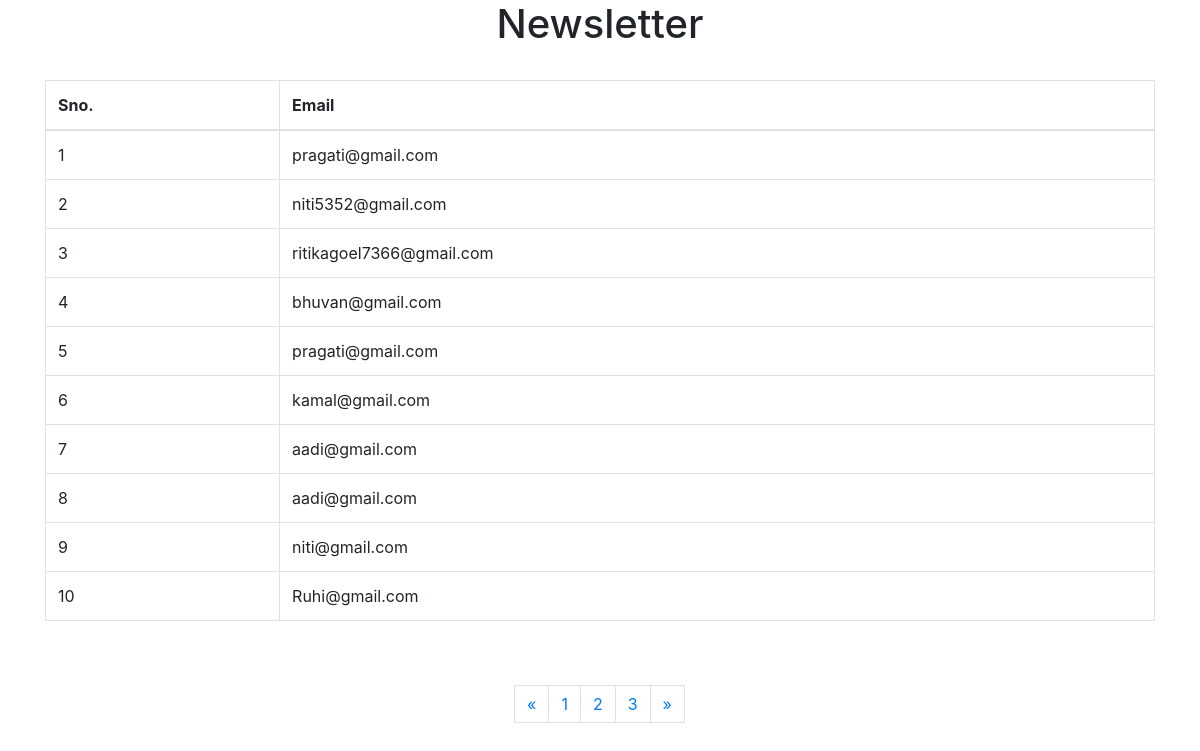
The app's page /admin/newsletter.php (signed in) with its own data.
### tables this page shows
CREATE TABLE `newsletter` (
  `n_sno` int(11) NOT NULL,
  `n_email` varchar(40) NOT NULL
);

### admin/newsletter.php (the view, shortened to what this page needs)
<!doctype html>
<html lang="en">
<head>
  <link rel="stylesheet" href="https://cdn.jsdelivr.net/npm/bootstrap@4.5.3/dist/css/bootstrap.min.css">
  <meta name="viewport" content="width=device-width, initial-scale=1, shrink-to-fit=no"> </head>
<body class="h-screen font-sans login bg-cover">
<div class="container">
	 <h1 class="text-gray text-center font-bold">Newsletter</h1>
	 <br>
    <div class="leading-loose">
     <?php
	 	include"adminconn.php";
		$limit=10;
			if (isset($_GET['page']))
			{
				$page=$_GET['page'];
			}
			else
			{
				$page=1;
			}
			$offset=($page-1)*$limit;
			$a="SELECT * from newsletter limit {$offset},{$limit}";
	 $run=mysqli_query($connection,$a);
	 $count=mysqli_num_rows($run);
	 if($count>0)
	 {
	 ?>
        	      <table class="table table-bordered table-hover ">
    <thead style="text:center">
      <tr>
        <th>Sno.</th>
        <th>Email</th>
      </tr>
    </thead>
    <tbody>
	<?php
	$i=1;
		while($r=mysqli_fetch_array($run))
		{
	?>
      <tr>
        <td><?php echo $i++ ?></td>
        <td><?php echo $r['n_email']; ?></td>
      </tr>
	  			<?php
				}
			?>
    </tbody>
  </table>
<?php
				}
			?>
			<br><br>
			<?php
				include"adminconn.php";
				$b="SELECT * from newsletter";
			    $run=mysqli_query($connection,$b);
				$c=mysqli_num_rows($run);
				if($c)
				{
					$total_records=mysqli_num_rows($run);
					$total_page=ceil($total_records/$limit);
					 echo"<ul class='pagination justify-content-center'>";
				?>
				<li class="page_item disabled">
				<a class="page-link" href="#" tabindex="-1">&laquo;</a>
				</li>
				<?php
				for ($i=1;$i<=$total_page;$i++)
				{
					echo"<li class='page-item'><a class='page-link' href='newsletter.php?page=$i'>$i</a></li>";
				}
				?>
				<li class="page_item ">
				<a class="page-link" href="#">&raquo;</a>
				</li>
				    </ul>
                <?php
				}
                ?>
    </div>
  </div>
</body>
</html>

### records on screen
newsletter: n_email "pragati@gmail.com"
newsletter: n_email "niti5352@gmail.com"
newsletter: n_email "ritikagoel7366@gmail.com"
newsletter: n_email "bhuvan@gmail.com"
newsletter: n_email "pragati@gmail.com"
newsletter: n_email "kamal@gmail.com"
newsletter: n_email "aadi@gmail.com"
newsletter: n_email "aadi@gmail.com"
newsletter: n_email "niti@gmail.com"
newsletter: n_email "Ruhi@gmail.com"
